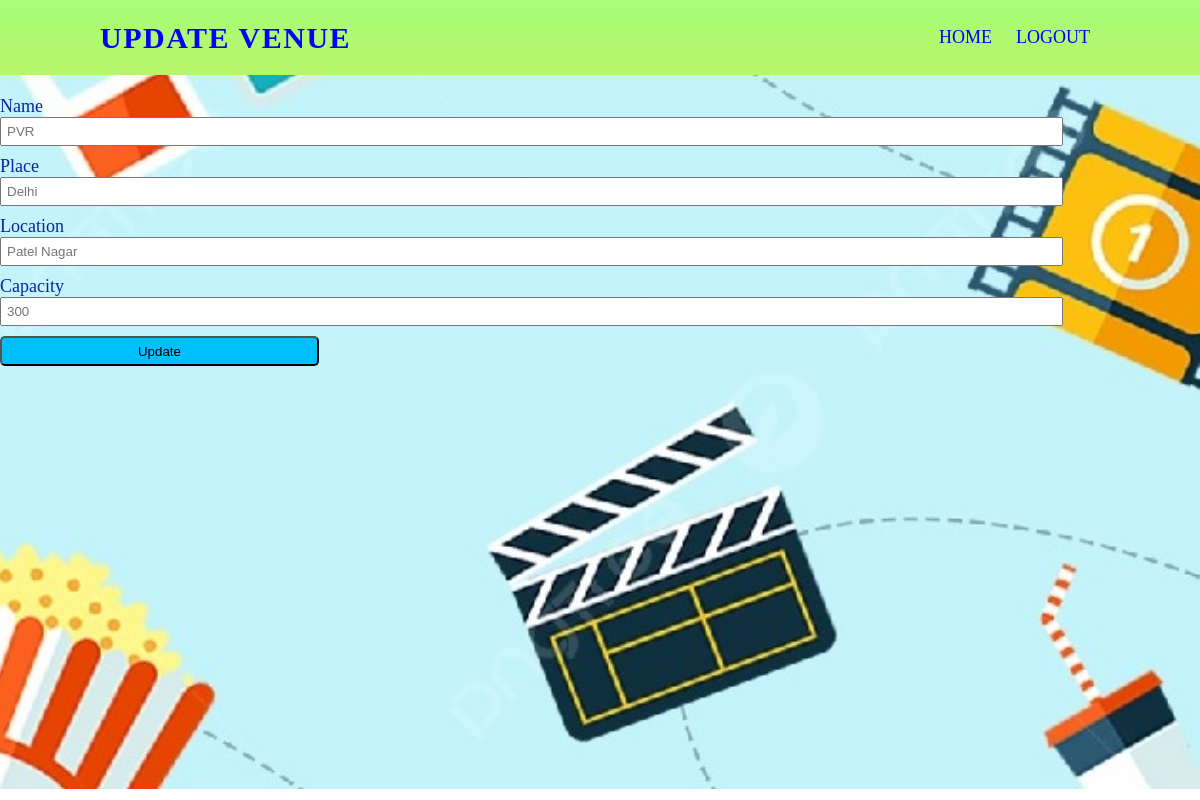
The app's page /updatevenue/1 (signed in) with its own data.
### models.py (models this page shows)
class Venue(db.Model):
    v_id = db.Column(db.Integer(), primary_key=True)
    v_name = db.Column(db.String(100), nullable=False)
    v_place = db.Column(db.String(100), nullable=False)
    v_location = db.Column(db.String(100), nullable=False)
    v_capacity = db.Column(db.Integer(), nullable=False)
    shows = db.relationship("Show", backref="s_venue")
    booking = db.relationship("Booking", backref="b_venue")

### app.py (the view, shortened to what this page needs)
@app.route("/updatevenue/<int:id>", methods=['GET', 'POST'])
@login_required
def updatevenue(id):
    v1 = Venue.query.get(id)
    if request.method == 'GET':
        return render_template("update_venue_form.html", v1=v1)

### app.py (called while the page is built)
@login_manager.user_loader
def load_user(id):
    user = User.query.get(int(id))
    if user:
        return user
    admin = Admin.query.get(int(id))
    if admin:
        return admin

### Templates/update_venue_form.html (shortened to what this page needs)
<!DOCTYPE html>
<html lang="en">
<head>
    <link rel="stylesheet" href="/static/style.css">
</head>
<body>
    <nav>
        <div class="logo">
            <p>Update Venue</p>
        </div>
        <ul>
            <li><a href="/admindashboard">Home</a></li>
            <li><a href="/alogout">Logout</a></li>
        </ul>
    </nav>
    <div class="image">
        <img src="/static/update.jpg" width="1710px" , height="789px">
    </div>
    <div class="form">
        <form action="/updatevenue/{{v1.v_id}}" method='post'>
            <label for id="v_name" style="color: rgb(8, 36, 163); font-size: large;">Name</label>
            <input type="text" id="v_name" name="v_name" placeholder="{{ v1.v_name }}">
            <label for id="v_place" style="color: rgb(8, 36, 163); font-size: large;">Place</label>
            <input type="text" id="v_place" name="v_place" placeholder="{{ v1.v_place }}">
            <label for id="v_location" style="color: rgb(8, 36, 163); font-size: large;">Location</label>
            <input type="text" id="v_location" name="v_location" placeholder="{{ v1.v_location }}">
            <label for id="v_capacity" style="color: rgb(8, 36, 163); font-size: large;">Capacity</label>
            <input type="text" id="v_capacity" name="v_capacity" placeholder="{{ v1.v_capacity }}">
            <input type="submit" value="Update">
        </form>
    </div>
</body>
</html>

### static/style.css (style rules this page uses)
* { margin: 0px; padding: 0px; box-sizing: border-box; }
nav { width: 100%; height: 75px; line-height: 75px; padding: 0px 100px; position: fixed; background-image: linear-gradient(#a6fd77, #b7f66a); }
nav .logo p { font-size: 30px; font-weight: bold; float: left; color: blue; text-transform: uppercase; letter-spacing: 1.5px; cursor: pinter; }
nav ul { float: right; }
nav li { display: inline-block; list-style: none; }
nav li a { font-size: 18px; text-transform: uppercase; padding: 0px 10px; color: blue; text-decoration: none; }
.form { position: absolute; top: 12%; }
.form input { height: 100%; width: 100%; padding: 5px; margin-bottom: 10px; }
.form input[type=submit] { height: 30px; width: 30%; margin-left: 0px; color: black; background-color: deepskyblue; border-radius: 5px; }
.image { float: right; top: 15px; }

### records on screen
Venue: v_name "PVR", v_place "Delhi", v_location "Patel Nagar", v_capacity "300"
